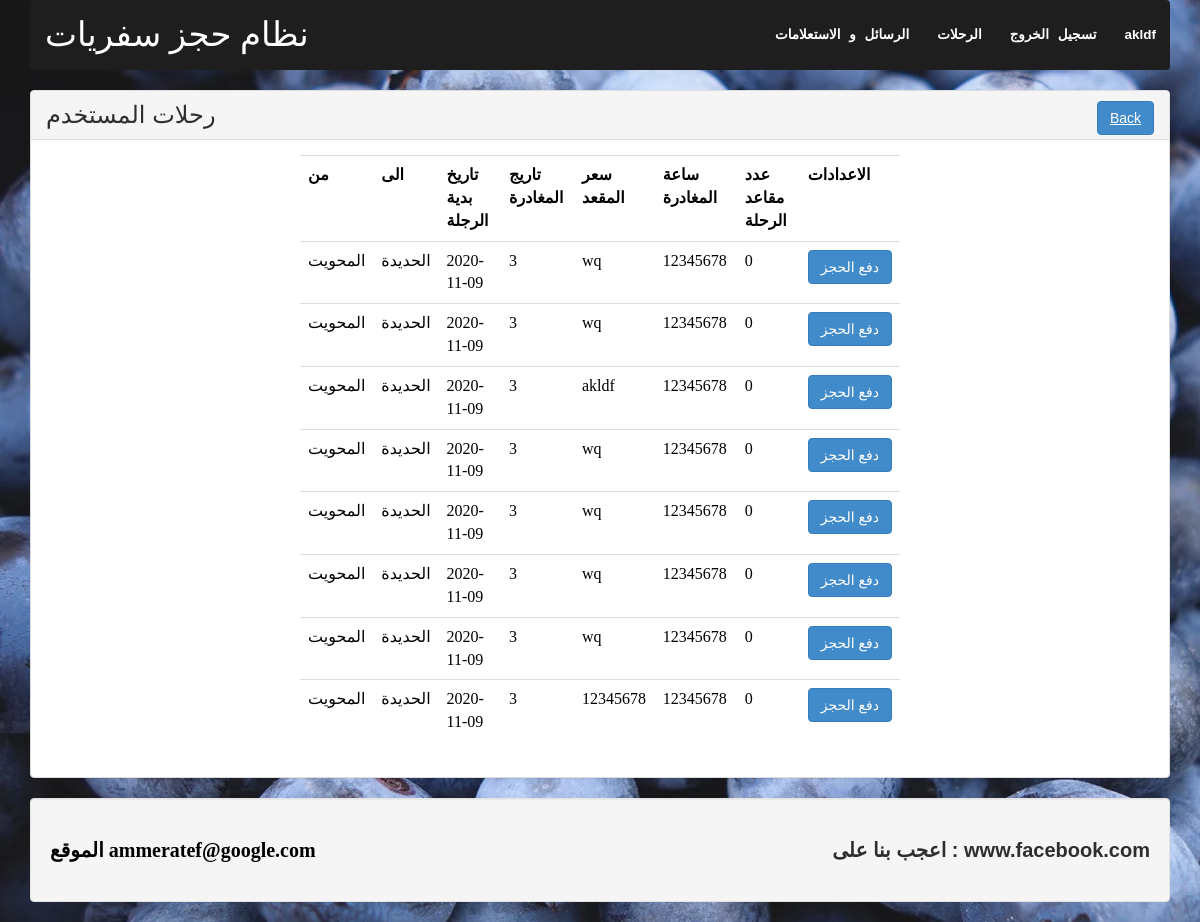
Page /journey.php?id=3 (signed in) on the committed database.
### tables this page shows
CREATE TABLE `db_journey` (
  `id_jou` int(11) NOT NULL,
  `id_user` int(11) NOT NULL,
  `id_reservation` int(11) NOT NULL,
  `pay` tinyint(1) NOT NULL DEFAULT 0
);

CREATE TABLE `db_reservation` (
  `id` int(11) NOT NULL,
  `pickup` varchar(255) NOT NULL,
  `bookingdate` varchar(255) NOT NULL,
  `returndate` varchar(255) NOT NULL,
  `carnumber` varchar(64) NOT NULL,
  `destination` varchar(255) NOT NULL,
  `bookingtime` varchar(255) NOT NULL,
  `email` varchar(255) NOT NULL,
  `passengers` varchar(255) NOT NULL
);

CREATE TABLE `users` (
  `id` int(11) NOT NULL,
  `name` varchar(255) NOT NULL,
  `phone` varchar(16) NOT NULL,
  `email` varchar(255) NOT NULL,
  `pass` varchar(255) NOT NULL,
  `role` varchar(16) DEFAULT 'user'
);

### lib/Session.php (called while the page is built, shortened)
<?php
class Session
{
	public static function get($key){
		if (isset($_SESSION[$key])) {
			return $_SESSION[$key];
		}else{
			return false;
		}
	}
}
?>

### journey.php (the view, shortened to what this page needs)
<html>
    <body style=" background-image: url(images/breadcumb.jpg)">
<?php
	 include 'inc/header.php';
?>
<?php
$connection = mysqli_connect("localhost", "root", "", "nit_angola");
if (Session::get("role") == 'admin') {
$id=$_GET['id'];
	$sql = "SELECT * FROM db_journey JOIN users ON users.id = db_journey.id_user
	 JOIN db_reservation ON db_reservation.id = db_journey.id_reservation
	 WHERE id_reservation='$id'";
	$results = mysqli_query($connection, $sql);
} else {
$id=Session::get("id");
$sql = "SELECT * FROM db_journey JOIN users ON users.id = db_journey.id_user
JOIN db_reservation ON db_reservation.id = db_journey.id_reservation
WHERE id_user='$id'";
$results = mysqli_query($connection, $sql);
}
?>
	<div class="panel panel-default">
		<div class="panel-heading">
			<h2>رحلات المستخدم<span class="pull-right"><a class="btn btn-primary" href="home.php">Back</a></span></h2>
		</div>
		<div class="panel-body">
			<div style="max-width:600px; margin: 0 auto">
				<form action="" method="POST">
					<table class="table table-primary " >
						<tr>
							<th>من   </th>
							<th>الى</th>
							<th>تاريخ بدية الرجلة  </th>
							<th>تاريج المغادرة  </th>
							<th>سعر المقعد </th>
							<th>ساعة المغادرة </th>
							<th>عدد مقاعد الرحلة</th>
							<th >الاعدادات </th>
						</tr>
<?php
 if (Session::get("role") == 'admin') {
if (mysqli_num_rows($results)>0) {
	while ($row=mysqli_fetch_array($results)) {
	echo "<tr>";
	echo "<td>".$row['pickup']."</td>";
	echo "<td>".$row['destination']."</td>";
	echo "<td>".$row['returndate']."</td>";
	echo "<td>".$row['id']."</td>";
	echo "<td>".$row['name']."</td>";
	echo "<td>".$row['phone']."</td>";
	echo "<td>".$row['pay']."</td>";
	if ($row['pay'] == 1) {
	echo "<td> <a  class='btn btn-success' id='users_".$row['id_jou']."' onclick='update_item(".$row['id_jou'].")'> ارجاع الحجز </a></td>";
	} else {
		echo "<td> <a  class='btn btn-primary' id='users_".$row['id_jou']."' onclick='update_item(".$row['id_jou'].")'>  دفع الحجز </a></td>";
	}
	echo "</tr>";
}
}
}
?>
					</table>
				</form>
			</div>
		</div>
	</div>
<?php
	include 'inc/footer.php';
?>
    </body></html>

### css/main.css (style rules this page uses)
h2 { font-size: 24px; font-weight: 500; }
body, html { margin: 0; padding: 0; height: 100%; }
h1, h2, p, span, a { font-family: "museo-sans", helvetica, sans-serif; color: #2f2e2f; margin: 0; padding: 0; }

### rows in the picture
db_journey: id_reservation.pickup "المحويت", id_reservation.destination "الحديدة", id_reservation.returndate "2020-11-09", id_reservation "3", id_user.name "wq", id_user.phone "12345678", pay "0"
db_journey: id_reservation.pickup "المحويت", id_reservation.destination "الحديدة", id_reservation.returndate "2020-11-09", id_reservation "3", id_user.name "wq", id_user.phone "12345678", pay "0"
db_journey: id_reservation.pickup "المحويت", id_reservation.destination "الحديدة", id_reservation.returndate "2020-11-09", id_reservation "3", id_user.name "akldf", id_user.phone "12345678", pay "0"
db_journey: id_reservation.pickup "المحويت", id_reservation.destination "الحديدة", id_reservation.returndate "2020-11-09", id_reservation "3", id_user.name "wq", id_user.phone "12345678", pay "0"
db_journey: id_reservation.pickup "المحويت", id_reservation.destination "الحديدة", id_reservation.returndate "2020-11-09", id_reservation "3", id_user.name "wq", id_user.phone "12345678", pay "0"
db_journey: id_reservation.pickup "المحويت", id_reservation.destination "الحديدة", id_reservation.returndate "2020-11-09", id_reservation "3", id_user.name "wq", id_user.phone "12345678", pay "0"
db_journey: id_reservation.pickup "المحويت", id_reservation.destination "الحديدة", id_reservation.returndate "2020-11-09", id_reservation "3", id_user.name "wq", id_user.phone "12345678", pay "0"
db_journey: id_reservation.pickup "المحويت", id_reservation.destination "الحديدة", id_reservation.returndate "2020-11-09", id_reservation "3", id_user.name "12345678", id_user.phone "12345678", pay "0"

### other values in the picture
Session::get("name") "akldf"
